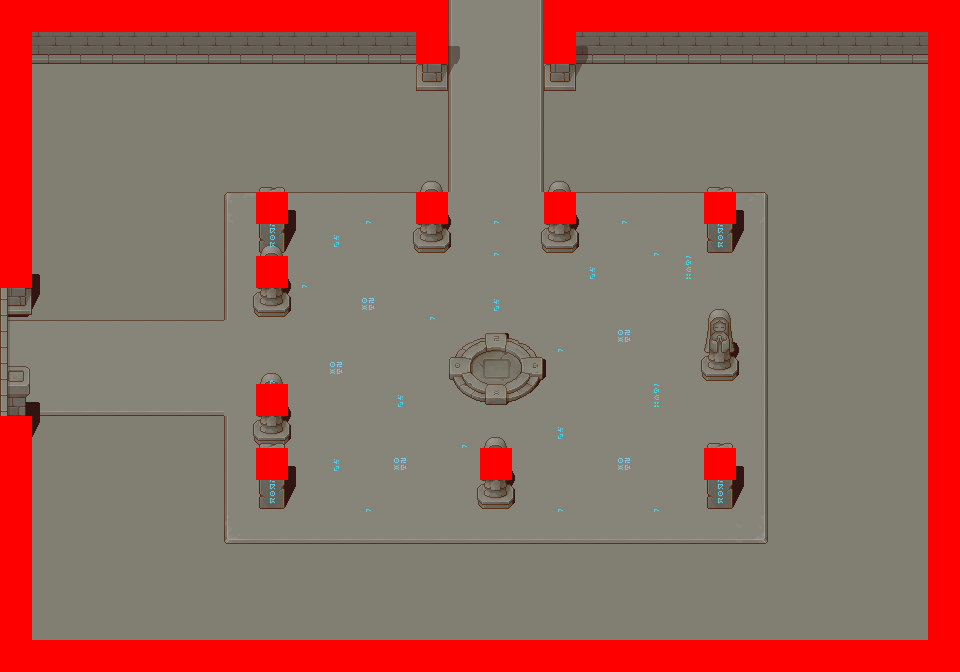

The image is a tile-based game level rendered from a .tmx file. Its description and source (layers, tilesets, objects; grid data summarised) follow:
An orthogonal 30x21 tile map with 32x32 px tiles, 22 tile layers (Tile Layer 3, Tile Layer 7, Tile Layer 5, Tile Layer 22, ...), 5 tilesets.

<map version="1.9" tiledversion="1.9.2" orientation="orthogonal" renderorder="right-down" width="30" height="21" tilewidth="32" tileheight="32" infinite="0" nextlayerid="30" nextobjectid="1">
 <tileset firstgid="1" source="../tilesets/TX Tileset Wall.tsx" />
 <tileset firstgid="257" source="../tilesets/TX Tileset Stone Ground.tsx" />
 <tileset firstgid="321" source="../tilesets/TX Shadow.tsx" />
 <tileset firstgid="577" source="../tilesets/TX Props.tsx" />
 <tileset firstgid="833" source="../tilesets/collision.tsx" />
 <layer id="3" name="Tile Layer 3" width="30" height="21">
  <data>[630 cells, 582 non-empty, 1 distinct tile ids]</data>
 </layer>
 <layer id="8" name="Tile Layer 7" width="30" height="21" opacity="0.07">
  <data>[630 cells, 562 non-empty, 1 distinct tile ids]</data>
 </layer>
 <layer id="5" name="Tile Layer 5" width="30" height="21">
  <data>[630 cells, 223 non-empty, 11 distinct tile ids]</data>
 </layer>
 <group id="28" name="Group 2">
  <layer id="27" name="Tile Layer 22" width="30" height="21">
   <data>[630 cells, 66 non-empty, 21 distinct tile ids]</data>
  </layer>
 </group>
 <layer id="25" name="Tile Layer 20" width="30" height="21">
  <data>[630 cells, 9 non-empty, 9 distinct tile ids]</data>
 </layer>
 <layer id="23" name="Tile Layer 18" width="30" height="21">
  <data>[630 cells, 64 non-empty, 24 distinct tile ids]</data>
 </layer>
 <layer id="26" name="Tile Layer 21" width="30" height="21">
  <data>[630 cells, 9 non-empty, 9 distinct tile ids]</data>
 </layer>
 <layer id="24" name="Tile Layer 19" width="30" height="21">
  <data>[630 cells, 34 non-empty, 6 distinct tile ids]</data>
 </layer>
 <group id="18" name="Group 1" opacity="0.42">
  <layer id="17" name="тінь" width="30" height="21">
   <data>[630 cells, 5 non-empty, 3 distinct tile ids]</data>
  </layer>
  <layer id="21" name="Tile Layer 16" width="30" height="21">
   <data>[630 cells, 6 non-empty, 2 distinct tile ids]</data>
  </layer>
  <layer id="20" name="Tile Layer 15" width="30" height="21">
   <data>[630 cells, 13 non-empty, 4 distinct tile ids]</data>
  </layer>
 </group>
 <layer id="1" name="Tile Layer 1" width="30" height="21">
  <data>[630 cells, 66 non-empty, 12 distinct tile ids]</data>
 </layer>
 <layer id="19" name="тінь" width="30" height="21" opacity="0.42">
  <data>[630 cells, 8 non-empty, 4 distinct tile ids]</data>
 </layer>
 <layer id="7" name="Tile Layer 6" width="30" height="21" opacity="0.15">
  <data>[630 cells, 0 non-empty, 0 distinct tile ids]</data>
 </layer>
 <layer id="6" name="Tile Layer 6" width="30" height="21">
  <data>[630 cells, 0 non-empty, 0 distinct tile ids]</data>
 </layer>
 <layer id="2" name="Tile Layer 2" width="30" height="21">
  <data>[630 cells, 42 non-empty, 2 distinct tile ids]</data>
 </layer>
 <layer id="12" name="Tile Layer 10" width="30" height="21">
  <data>[630 cells, 0 non-empty, 0 distinct tile ids]</data>
 </layer>
 <layer id="10" name="Tile Layer 9" width="30" height="21">
  <data>[630 cells, 3 non-empty, 3 distinct tile ids]</data>
 </layer>
 <layer id="9" name="Tile Layer 8" width="30" height="21">
  <data>[630 cells, 6 non-empty, 3 distinct tile ids]</data>
 </layer>
 <layer id="13" name="Tile Layer 11" width="30" height="21">
  <data>[630 cells, 0 non-empty, 0 distinct tile ids]</data>
 </layer>
 <layer id="14" name="Tile Layer 12" width="30" height="21">
  <data>[630 cells, 0 non-empty, 0 distinct tile ids]</data>
 </layer>
 <layer id="22" name="collisions" width="30" height="21">
  <data>[630 cells, 102 non-empty, 1 distinct tile ids]</data>
 </layer>
</map>
